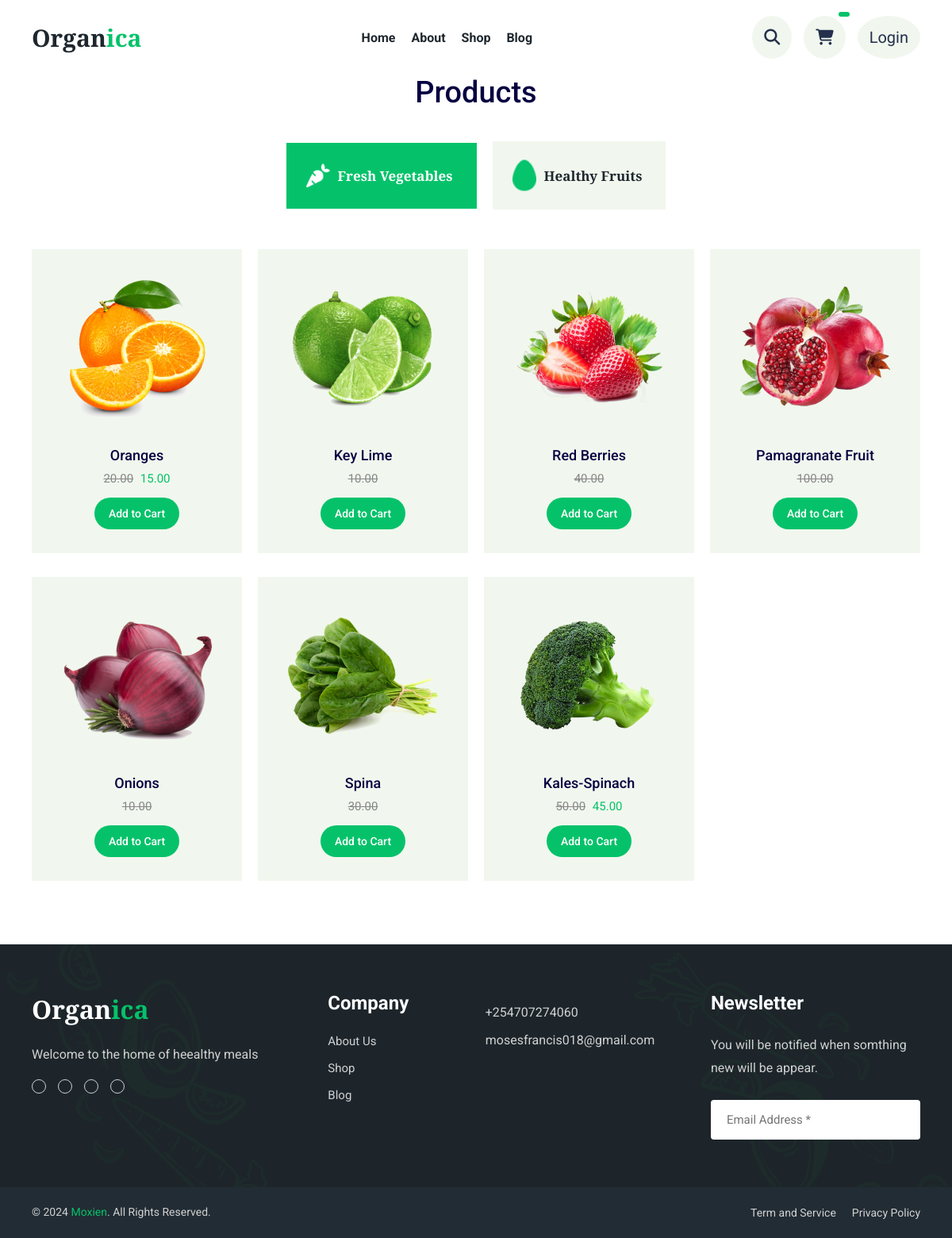
The app's page /shop/ with its own data.
### store/models.py (models this page shows, shortened)
class Product(models.Model):
    name = models.CharField(max_length=100)
    price = MoneyField(max_digits=10, decimal_places=2, default_currency = 'KES', default=0)
    stock = models.IntegerField(default=0)
    image = models.ImageField(upload_to='Product/',default='default.gif')
    description = models.TextField()
    category = models.ForeignKey(Category,on_delete=models.CASCADE)
    on_sale = models.BooleanField(default=False)
    sale_price = MoneyField(max_digits=10, decimal_places=2, default_currency = 'KES', default=0)

### store/views.py (the view)
# urls.py: path('shop/',views.shop,name='shop'),
def shop(request):
      products = Product.objects.all()
      return render(request, 'app1/shop.html', {'product':products})

### cart/context_processors.py (called while the page is built)
def cart_processor(request):
    cart = request.session.get('cart', {})
    total_items = sum(cart.values())  # Calculate the total number of items in the cart
    return {
        'cart': cart,
        'total_items': total_items,
    }

### templates/app1/shop.html (shortened to what this page needs)
{% extends 'app1/base.html' %}
{% load static %}
{% block content %}
      <section class="section product">
        <div class="container">
          <h2 class="h2 section-title"> Products</h2>
          <ul class="filter-list">
            <li>
              <button class="filter-btn active">
                <img src="{% static 'assets/images/filter-1.png' %}" width="20" alt="" class="default">
                <p class="filter-text">Fresh Vegetables</p>
              </button>
            </li>
            <li>
              <button class="filter-btn">
                <img src="{% static 'assets/images/filter-3-active.png' %}" width="20" alt="" class="color">
                <p class="filter-text">Healthy Fruits</p>
              </button>
            </li>
          </ul>
          <ul class="grid-list">
           {% for goods in product %}
              <li>
                <a href="{% url 'store:product' goods.id %}">
                <div class="product-card">
                  <figure class="card-banner">
                    <img src="{{ goods.image.url }} "  width="189" height="189" loading="lazy" alt="">
                    <div class="btn-wrapper">
                    </div>
                  </figure>
                  <h3 class="h4 card-title">
                    <a href="#">{{ goods.name }}</a>
                  </h3>
                  {% if goods.on_sale %}
                    <div class="price-wrapper">
                      <del class="del">{{ goods.price }}</del>
                      <data class="price" value="85.00">{{ goods.sale_price }}</data>
                    </div>
                  {% else %}
                    <div class="price-wrapper">
                      <del class="del">{{ goods.price }}</del>
                    </div>
                  {% endif %}
                  <button class="btn btn-primary">Add to Cart</button>
                </div>
              </a>
              </li>
          {% endfor %}
          </ul>
        </div>
      </section>
{% endblock content %}

### static/assets/css/main.css (style rules this page uses)
:root { --charleston-green: hsl(206, 20%, 14%); --battleship-gray: hsl(0, 0%, 53%); --shamrock-green: hsl(152, 95%, 31%); --russian-violet: hsl(245, 97%, 13%); --yellow-orange: hsl(36, 100%, 50%); --green-pigment: hsl(152, 95%, 33%); --roman-silver: hsl(223, 6%, 55%); --sonic-silver: hsl(0, 0%, 45%); --eerie-black: hsl(210, 11%, 15%); --space-cadet: hsl(222, 36%, 22%); --light-gray: hsl(0, 0%, 82%); --mint-cream: hsl(96, 36%, 95%); --gunmetal-1: hsl(207, 21%, 17%); --gunmetal-2: hsl(206, 21%, 15%); --black_90: hsla(0, 0%, 0%, 0.9); --black_50: hsla(0, 0%, 0%, 0.5); --black_25: hsla(0, 0%, 0%, 0.25); --white_50: hsla(0, 0%, 100%, 0.50); --white_25: hsla(0, 0%, 100%, 0.25); --white_10: hsla(0, 0%, 100%, 0.1); --platinum: hsl(0, 0%, 92%); --cultured: hsl(0, 0%, 94%); --emerald: hsl(152, 95%, 39%); --emerald_70: hsla(152, 95%, 39%, 0.7); --white: hsl(0, 0%, 100%); --black: hsl(0, 0%, 0%); --onyx: hsl(0, 0%, 27%); --jet: hsl(0, 0%, 20%); --russian-violet_65: hsla(245, 97%, 13%, 0.65); --rhythm: hsl(220, 17%, 49%); --spanish-gray: hsl(156, 3%, 61%); --ff-playfair-display: 'Playfair Display', serif; --ff-roboto: 'Roboto', sans-serif; --fs-1: 3rem; --fs-2: 2.4rem; --fs-3: 2rem; --fs-4: 1.8rem; --fs-5: 1.7rem; --fs-6: 1.5rem; --fs-7: 1.4rem; --fs-8: 1.3rem; --fs-9: 1rem; --fw-400: 400; --fw-500: 500; --fw-600: 600; --fw-700: 700; --section-padding: 80px; --radius-4: 4px; --radius-6: 6px; --shadow-1: 0 12px 25px -8px hsla(0, 0%, 0%, 0.2); --shadow-2: -12px 0 25px -8px hsla(0, 0%, 0%, 0.2); --shadow-3: 12px 0 25px -8px hsla(0, 0%, 0%, 0.2); --transition-1: 0.05s ease; --transition-2: 0.25s ease; --cubic-in: cubic-bezier(0.51, 0.03, 0.64, 0.28); --cubic-out: cubic-bezier(0.33, 0.85, 0.4, 0.96); }
*, *::before, *::after { margin: 0; padding: 0; box-sizing: border-box; }
li { list-style: none; }
a { text-decoration: none; color: inherit; }
a, img, span, input, label, button, ion-icon { display: block; }
img { height: auto; }
input, button { background: none; border: none; font: inherit; }
button { cursor: pointer; }
html { font-size: 10px; font-family: var(--ff-roboto); scroll-behavior: smooth; }
body { font-size: 1.6rem; background-color: var(--white); }
.container { padding-inline: 15px; }
.btn { background-color: var(--bg-color, var(--emerald)); color: var(--color, var(--white)); display: flex; align-items: center; gap: 8px; width: max-content; font-size: var(--fs, var(--fs-7)); font-weight: var(--fw, var(--fw-500)); padding: var(--padding, 15px 20px); border-radius: 50px; transition: var(--transition-2); }
.section { padding-block: var(--section-padding); }
.h2 { font-size: var(--fs-1); font-weight: var(--fw-500); color: var(--russian-violet); }
.section-subtitle, .section-title { text-align: center; }
.grid-list { display: grid; gap: 30px; }
.product-card { background-color: var(--mint-cream); padding: 30px 20px; text-align: center; outline: 2px solid transparent; transition: var(--transition-2); }
.product-card .card-banner { position: relative; max-width: max-content; margin-inline: auto; margin-block-end: 20px; }
.product-card .card-banner img { transition: var(--transition-2); }
.product-card .btn-wrapper { position: absolute; top: 50%; left: 50%; transform: translate(-50%, -50%); display: flex; align-items: center; gap: 10px; }
.product-card .card-title { color: var(--russian-violet); font-size: var(--fs-4); font-weight: var(--fw-500); margin-block-end: 10px; }
.product-card .card-title > a { transition: var(--transition-2); }
.product-card .price-wrapper { font-size: var(--fs-6); margin-block-end: 15px; }
.product-card .price-wrapper .del { color: var(--battleship-gray); }
.product-card .price-wrapper .price { color: var(--emerald); margin-inline-start: 5px; }
.product-card .btn { margin-inline: auto; --padding: 12px 18px; }
@media (min-width: 569px) { :root { --fs-1: 3.2rem; } }
@media (min-width: 569px) { .container { max-width: 520px; margin-inline: auto; } }
@media (min-width: 768px) { :root { --fs-1: 3.8rem; } }
@media (min-width: 768px) { .container { max-width: 700px; } }
@media (min-width: 992px) { .container { padding-inline: 40px; max-width: 1020px; } }
@media (min-width: 1200px) { .container { max-width: 1200px; } }

### records on screen
Product: image (picture), name "Oranges", price "20.00", sale_price "15.00"
Product: image (picture), name "Key Lime", price "10.00"
Product: image (picture), name "Red Berries", price "40.00"
Product: image (picture), name "Pamagranate Fruit", price "100.00"
Product: image (picture), name "Onions", price "10.00"
Product: image (picture), name "Spina", price "30.00"
Product: image (picture), name "Kales-Spinach", price "50.00", sale_price "45.00"
